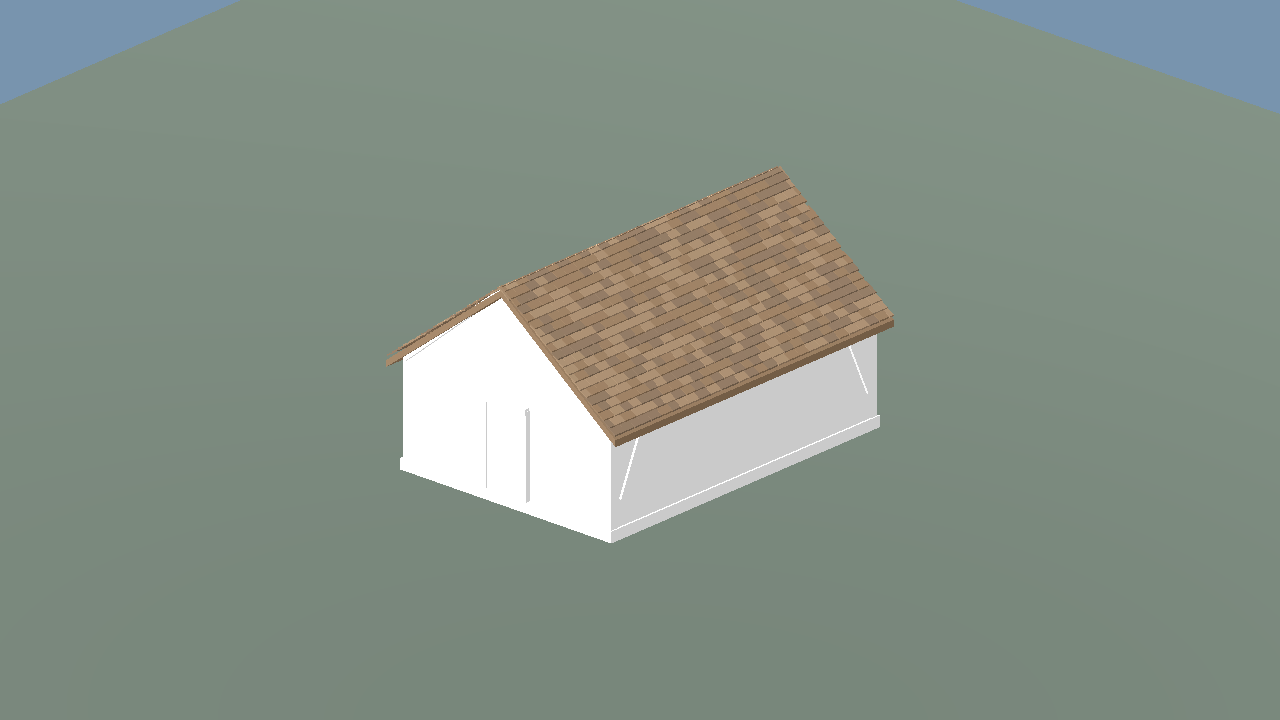
#> input picture experiments/native_export_godot_09h/screenshots/long_clean_glb.png, 1280 x 720 px; its folder holds 4 pictures in this run
$ python make_board.py
#> lines starting #> are read from the running program, lines starting #| are printed output that depends on the picture
"""Arrange only real Godot captures; no Blender rendering or color manipulation."""
from pathlib import Path
from PIL import Image, ImageDraw
p=Path(__file__).resolve().parent/'screenshots'
board=Image.new('RGB',(1280,768),'#20252a')
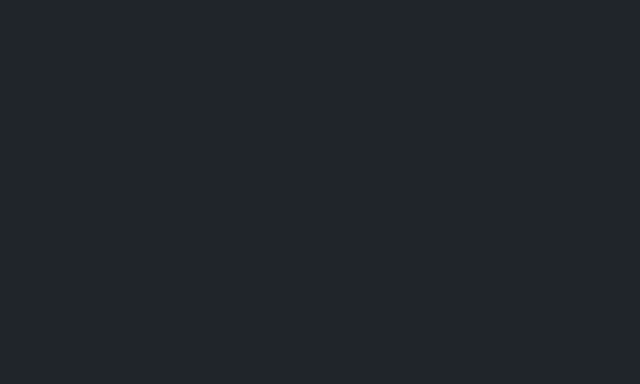
#> board: PIL image 1280x768 RGB (shown at 1/2 size); mean R, G, B 32, 37, 42
draw=ImageDraw.Draw(board)
for i,(name,label) in enumerate((('long_clean_glb','Long CLEAN • native GLB'),
                                  ('long_clean_blend','Long CLEAN • direct .blend'),
                                  ('compact_aged_glb','Compact AGED • native GLB'),
                                  ('compact_aged_blend','Compact AGED • direct .blend'))):
    x=(i%2)*640;y=(i//2)*384
    image=Image.open(p/(name+'.png')).convert('RGB').resize((640,360),Image.Resampling.LANCZOS)
    board.paste(image,(x,y+24));draw.text((x+12,y+6),label,fill='white')
#> after `board.paste(image, (x, y + 24))`:
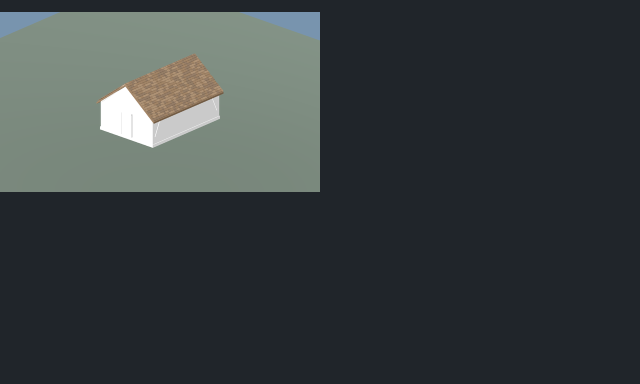
#> board: PIL image 1280x768 RGB (shown at 1/2 size); mean R, G, B 55.8, 62.3, 63.6
#> pass 3 of the loop `for i,(name,label) in enumerate((('long_clean_glb','Long CLEAN • nativ..`:
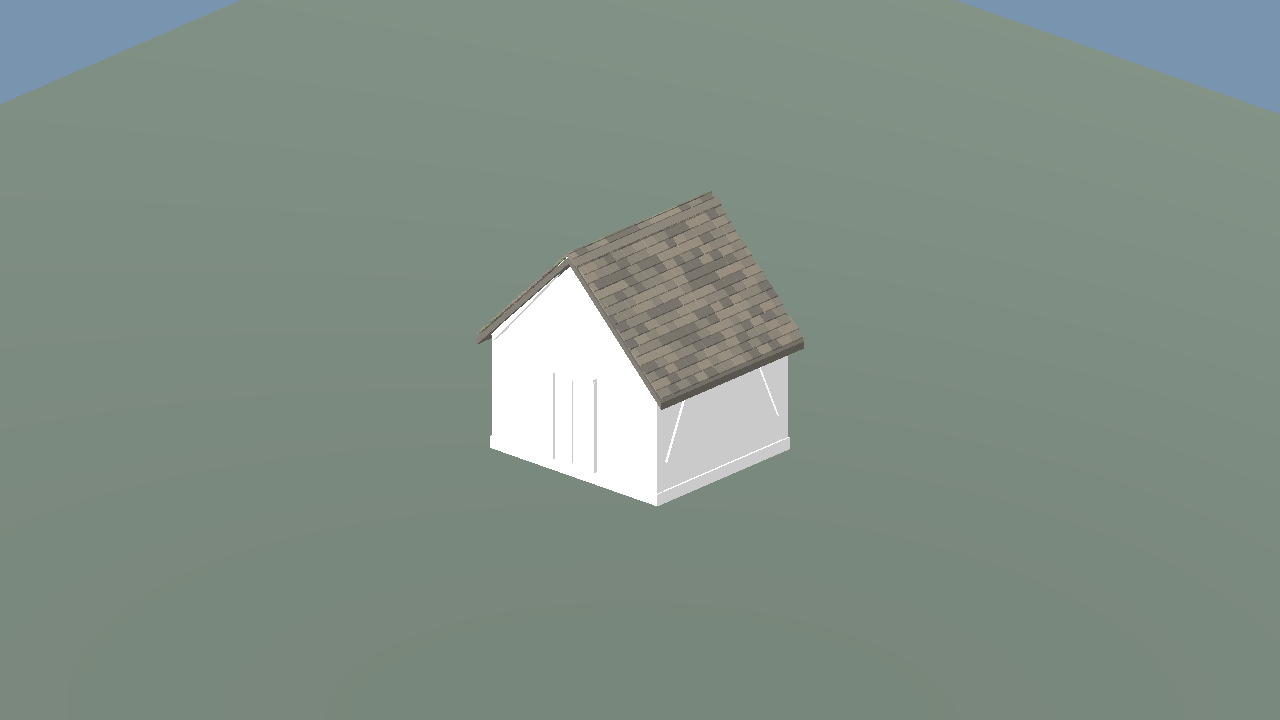
#> input picture experiments/native_export_godot_09h/screenshots/compact_aged_glb.png, 1280 x 720 px
#> `board.paste(image, (x, y + 24))`:
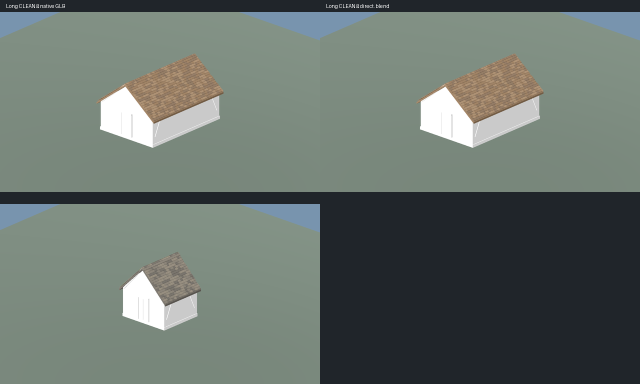
#> board: PIL image 1280x768 RGB (shown at 1/2 size); mean R, G, B 102.5, 112.7, 106.8
#> the loop made 4 passes; the first 3 are shown
board.save(p/'comparison_board.png')
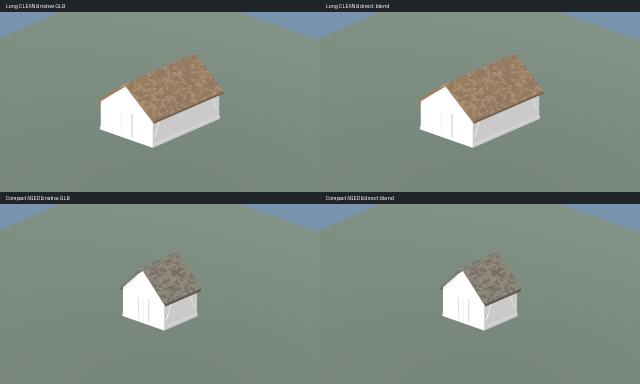
#> saved as comparison_board.png: PIL image 1280x768 RGB (shown at 1/2 size); mean R, G, B 125.5, 137.8, 128.4
